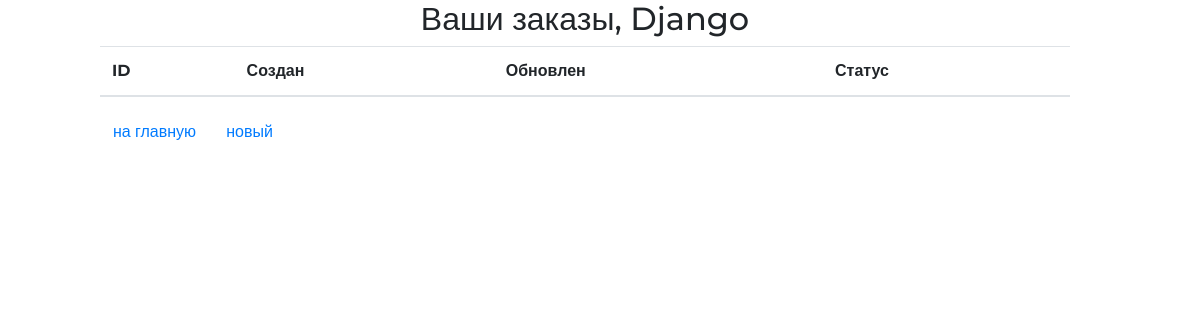
The app's page /order/ (signed in), older data.
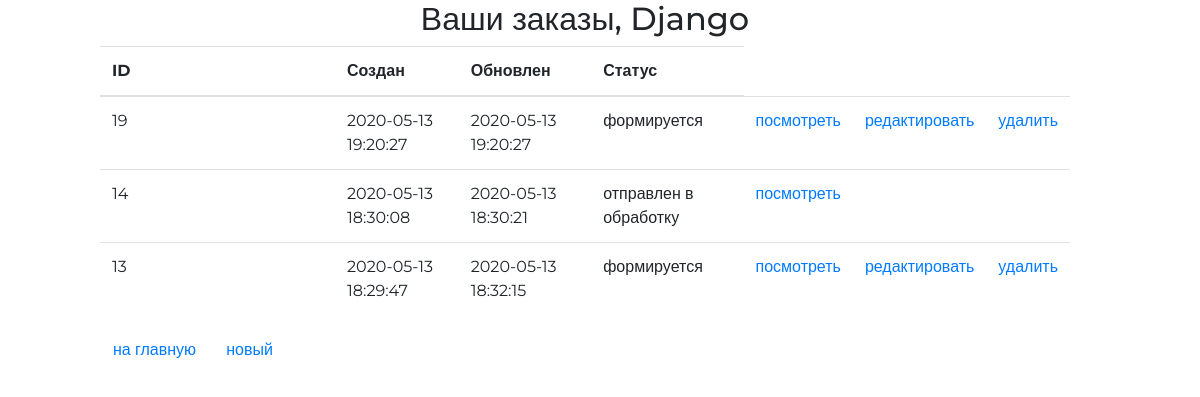
The same page, newer data.
### ordersapp/models.py (models this page shows, shortened)
class Order(models.Model):
    FORMING = 'FM'
    SENT_TO_PROCEED = 'STP'
    PAID = 'PD'
    PROCEEDED = 'PRD'
    READY = 'RDY'
    CANCEL = 'CNC'
    ORDER_STATUS_CHOICES = (
        (FORMING, 'формируется'),
        (SENT_TO_PROCEED, 'отправлен в обработку'),
        (PAID, 'оплачен'),
        (PROCEEDED, 'обрабатывается'),
        (READY, 'готов к выдаче'),
        (CANCEL, 'отменен'),
    )
    user = models.ForeignKey(settings.AUTH_USER_MODEL, on_delete=models.CASCADE)
    created = models.DateTimeField(verbose_name='создан', auto_now_add=True)
    updated = models.DateTimeField(verbose_name='обновлен', auto_now=True)
    status = models.CharField(verbose_name='статус', max_length=3, choices=ORDER_STATUS_CHOICES, default=FORMING)
    is_active = models.BooleanField(verbose_name='активен', default=True)
    class Meta:
        ordering = ('-created', )
        verbose_name = 'заказ'
        verbose_name_plural = 'заказы'

### ordersapp/views.py (the view)
class OrderList(ListView):
    model = Order
    def get_queryset(self):
        return Order.objects.filter(user=self.request.user)

### mainapp/context_processors.py (called while the page is built)
def basket(request):
    basket = []
    if request.user.is_authenticated:
        basket = Basket.objects.filter(user=request.user)
    return {
            'basket': basket,
    }

### ordersapp/templates/ordersapp/order_list.html
{% extends 'ordersapp/base.html' %}
{% load staticfiles %}
{% block content %}
   <div class="h2 text-center head">
       Ваши заказы,
       {% if user.first_name %}
           {{ user.first_name|title}}
       {% else %}
           Пользователь
       {% endif %}
   </div>
   <table class="table orders_list">
       <thead>
         <tr>
           <th>ID</th>
           <th>Создан</th>
           <th>Обновлен</th>
           <th>Статус</th>
         </tr>
       </thead>
       <tbody>
           {% for item in object_list %}
               {% if item.is_active %}
               <tr>
                   <td class="td1 orders_list">{{ item.pk }}</td>
                   <td>{{ item.created|date:"Y-m-d H:i:s" }}</td>
                   <td>{{ item.updated|date:"Y-m-d H:i:s" }}</td>
                   <td>{{ item.get_status_display }}</td>
                   <td>
                       <a href="{% url 'ordersapp:order_read' item.pk %}">
                           посмотреть
                       </a>
                   </td>
                   <td>
                       {% if item.status == 'FM' %}
                         <a href="{% url 'ordersapp:order_update' item.pk %}">
                           редактировать
                         </a>
                       {% endif %}
                   </td>
                   <td>
                       {% if item.status == 'FM' %}
                         <a href="{% url 'ordersapp:order_delete' item.pk %}">
                             удалить
                         </a>
                       {% endif %}
                   </td>
               </tr>
               {% endif %}
           {% endfor %}
       </tbody>
   </table>
   <button class="btn btn-default btn-round">
       <a href="{% url 'main' %}"> на главную </a>
   </button>
   <button class="btn btn-default btn-round">
       <a href="{% url 'ordersapp:order_create' %}"> новый </a>
   </button>
{% endblock %}

Row changes from the older to the newer data that the page shows:
added Order: pk "19", created "2020-05-13 19:20:27", updated "2020-05-13 19:20:27", status "формируется", shows "редактировать", shows "удалить"
added Order: pk "14", created "2020-05-13 18:30:08", updated "2020-05-13 18:30:21", status "отправлен в обработку"
added Order: pk "13", created "2020-05-13 18:29:47", updated "2020-05-13 18:32:15", status "формируется", shows "редактировать", shows "удалить"
